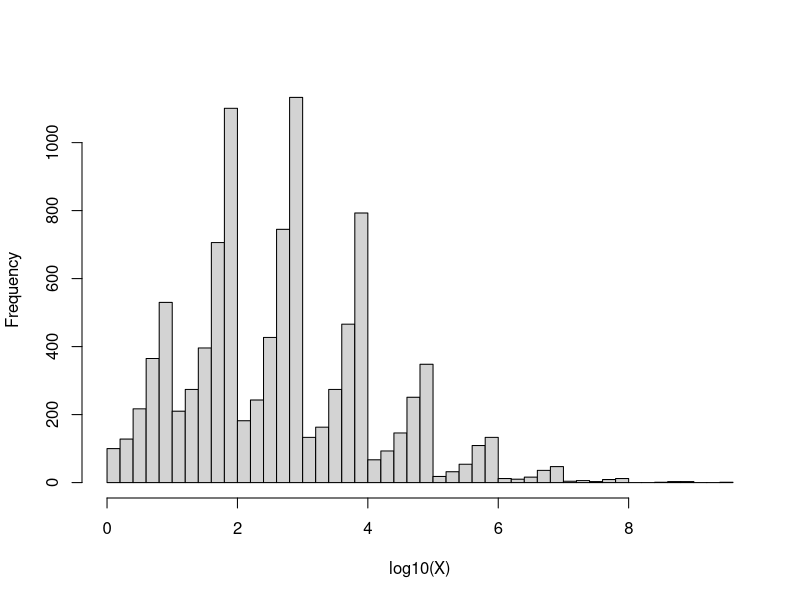
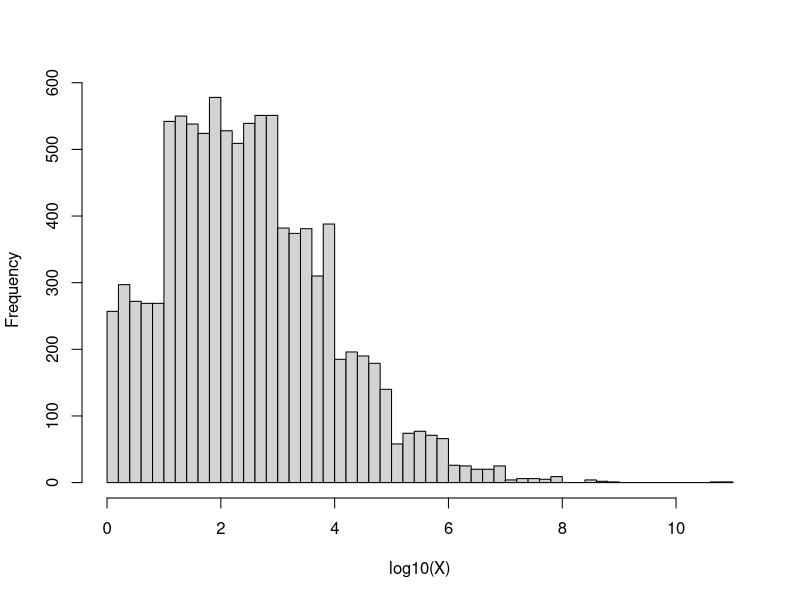
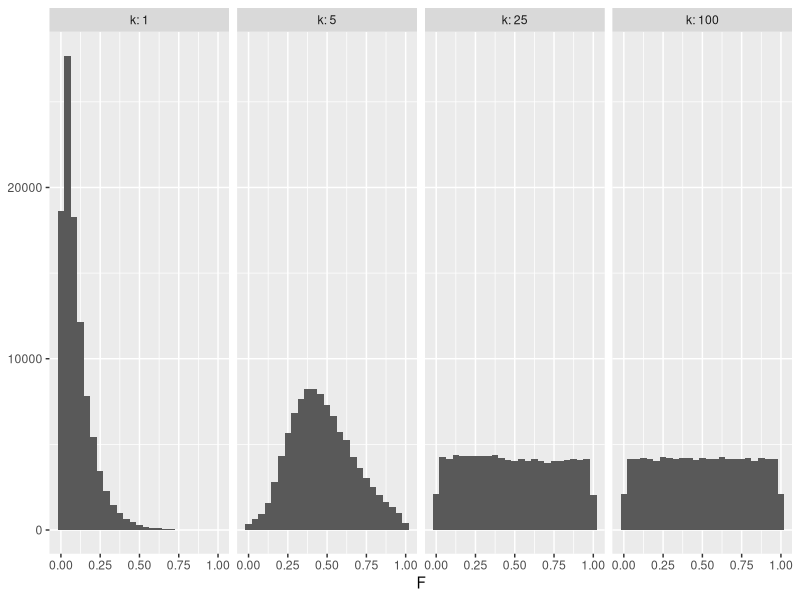
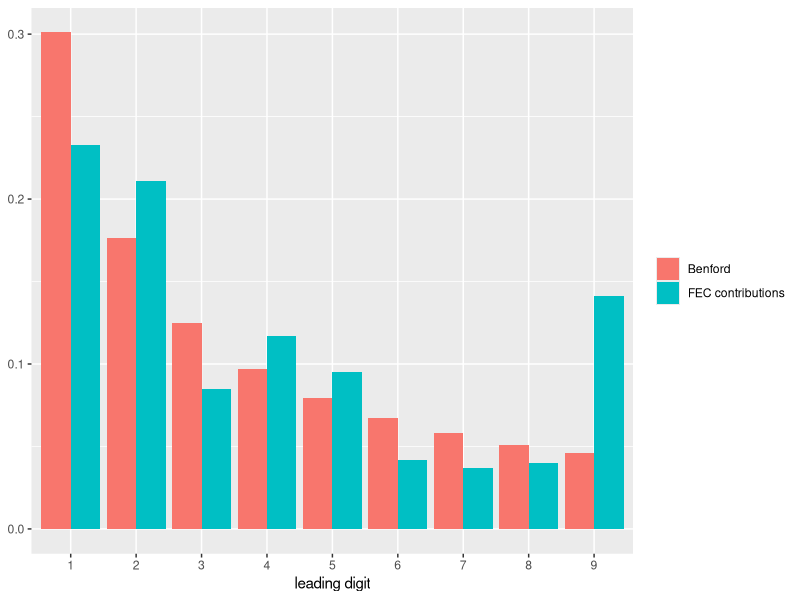
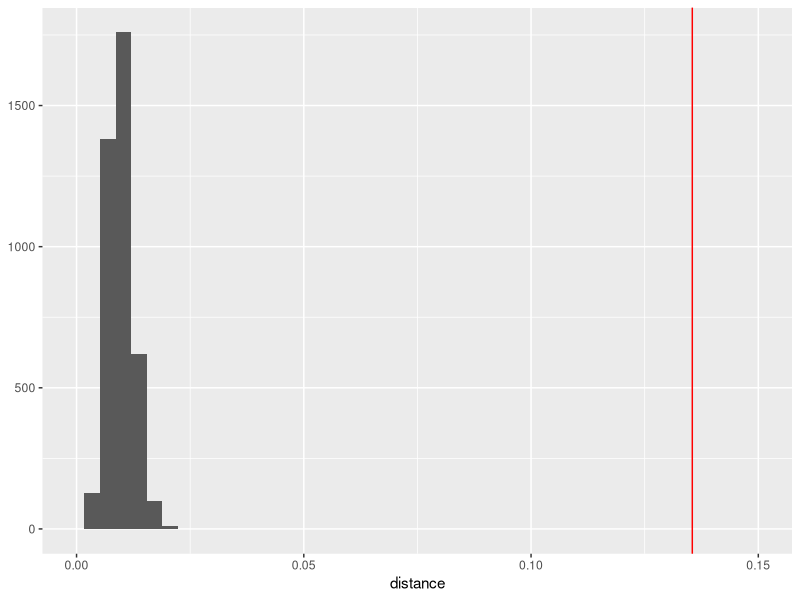

These figures' R source, in order:
## ---- chunk 1
knitr::opts_chunk$set(echo = TRUE, fig.width = 6, fig.height = 3.5,
                      collapse = TRUE, comment = "#>")
library(tidyverse)
set.seed(40605)
## ---- chunk 2
# solution
## ---- chunk 3
first_digit <- function(x) floor(x / 10^floor(log10(x)))
first_digit(c(242, 5670, 91000))
first_digit(c(1:9, 80, 900))
## ---- chunk 4
n <- 10000
d <- sample(1:9, n, TRUE)
f <- runif(n, log10(d), log10(d + 1))
x <- 10^(rpois(n, 2) + f)

hist(log10(x), breaks = 40, main = NULL, xlab = "log10(X)")
## ---- chunk 5
round(table(factor(first_digit(x), levels = 1:9)) / n, 3)
## ---- chunk 6
# widths
round(log10((2:10) / (1:9)), 3)
## ---- chunk 7
n <- 10000
x <- 10^(rpois(n, 2) + runif(n))

hist(log10(x), breaks = 40, main = NULL, xlab = "log10(X)")
round(table(factor(first_digit(x), levels = 1:9)) / n, 3)
## ---- chunk 8
n <- 100000
ks <- c(1, 5, 25, 100)

# generate samples of x of size n for each k
x_n <- map(ks, function(k) replicate(n, {
  y <- rexp(k, 10)
  v <- 10^y
  prod(v)
}))

f_n <- map(x_n, ~ log10(.x) %% 1)

tibble(k = rep(ks, each = n), F = unlist(f_n)) |>
  ggplot(aes(x = F)) + geom_histogram(bins = 25) +
  facet_wrap(~ k, nrow = 1, labeller = label_both) + labs(y = NULL)
## ---- chunk 9
props <- function(s) {
  set_names(as.numeric(table(factor(first_digit(s), levels = 1:9))) / n, 1:9)
}

tab <- map_dfr(x_n, props) |>
  bind_rows(set_names(log10((2:10) / (1:9)), 1:9)) |>
  mutate(k = c(paste0("k = ", ks), "w_d"), .before = 1)

knitr::kable(tab, digits = 3)
## ---- chunk 10
pol_digits <- c(23.3, 21.1, 8.5, 11.7, 9.5, 4.2, 3.7, 4.0, 14.1) / 100
## ---- chunk 11
tibble(d = factor(rep(1:9, 2)), p = c(pol_digits, log10(1 + 1 / 1:9)),
       source = rep(c("FEC contributions", "Benford"), each = 9)) |>
  ggplot(aes(x = d, y = p, fill = source)) + geom_col(position = "dodge") +
  labs(x = "leading digit", y = NULL, fill = NULL)
## ---- chunk 12
dbenford <- function(d) log10((d + 1) / d)
digit_props <- function(d) as.numeric(table(factor(d, levels = 1:9))) / length(d)
rbenford <- function(n) sample(1:9, n, prob = dbenford(1:9), replace = TRUE)
tstat <- function(d) distance(digit_props(d))
## ---- chunk 13
distance <- function(v) sqrt(sum((v - dbenford(1:9))^2))
(observed <- distance(pol_digits))
## ---- chunk 14
B <- 4000
null <- replicate(B, tstat(rbenford(8396)))

c(mean = mean(null), max = max(null), observed = observed)
(1 + sum(null >= observed)) / (B + 1)

ggplot(tibble(stat = null), aes(x = stat)) + geom_histogram(bins = 40) +
  geom_vline(xintercept = observed, colour = "red") +
  coord_cartesian(xlim = c(0, 0.15)) + labs(x = "distance", y = NULL)
## ---- chunk 15
p_alt <- 0.5 * dbenford(1:9) + 0.5 / 9
round(p_alt, 3)
## ---- chunk 16
power_at <- function(n, reps = 1000) {
  crit <- quantile(replicate(reps, tstat(rbenford(n))), 0.95)
  alt <- replicate(reps, tstat(sample(1:9, n, TRUE, prob = p_alt)))
  c(critical = unname(crit), power = mean(alt > crit))
}

ns <- c(50, 200, 8396)
cbind(n = ns, t(sapply(ns, power_at))) |> knitr::kable(digits = 3)
